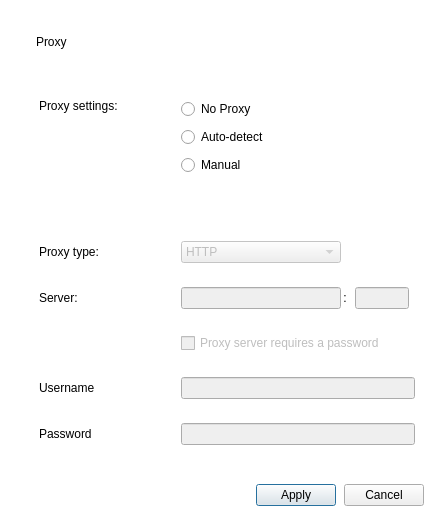
<?xml version="1.0" encoding="UTF-8"?>
<ui version="4.0">
 <class>ProxySettings</class>
 <widget class="QDialog" name="ProxySettings">
  <property name="windowModality">
   <enum>Qt::WindowModal</enum>
  </property>
  <property name="geometry">
   <rect>
    <x>0</x>
    <y>0</y>
    <width>448</width>
    <height>542</height>
   </rect>
  </property>
  <property name="sizePolicy">
   <sizepolicy hsizetype="Preferred" vsizetype="Preferred">
    <horstretch>0</horstretch>
    <verstretch>0</verstretch>
   </sizepolicy>
  </property>
  <property name="minimumSize">
   <size>
    <width>0</width>
    <height>0</height>
   </size>
  </property>
  <property name="maximumSize">
   <size>
    <width>16777215</width>
    <height>16777215</height>
   </size>
  </property>
  <property name="windowTitle">
   <string>Proxies</string>
  </property>
  <property name="styleSheet">
   <string notr="true">#ProxySettings
{
	background-color: #FFFFFF; /*colorToken.page-background*/
}

#gProxy
{
	border: none;
	margin-top: 0px;
}</string>
  </property>
  <layout class="QVBoxLayout" name="verticalLayout_2">
   <property name="spacing">
    <number>0</number>
   </property>
   <property name="sizeConstraint">
    <enum>QLayout::SetFixedSize</enum>
   </property>
   <property name="leftMargin">
    <number>24</number>
   </property>
   <property name="topMargin">
    <number>15</number>
   </property>
   <property name="rightMargin">
    <number>24</number>
   </property>
   <property name="bottomMargin">
    <number>24</number>
   </property>
   <item>
    <widget class="QWidget" name="wContent" native="true">
     <property name="minimumSize">
      <size>
       <width>400</width>
       <height>0</height>
      </size>
     </property>
     <property name="maximumSize">
      <size>
       <width>400</width>
       <height>16777215</height>
      </size>
     </property>
     <layout class="QVBoxLayout" name="verticalLayout_content">
      <property name="spacing">
       <number>24</number>
      </property>
      <property name="leftMargin">
       <number>0</number>
      </property>
      <property name="topMargin">
       <number>12</number>
      </property>
      <property name="rightMargin">
       <number>0</number>
      </property>
      <property name="bottomMargin">
       <number>0</number>
      </property>
      <item>
       <widget class="QLabel" name="label">
        <property name="minimumSize">
         <size>
          <width>0</width>
          <height>30</height>
         </size>
        </property>
        <property name="maximumSize">
         <size>
          <width>16777215</width>
          <height>30</height>
         </size>
        </property>
        <property name="text">
         <string>Proxy</string>
        </property>
        <property name="alignment">
         <set>Qt::AlignLeading|Qt::AlignLeft|Qt::AlignVCenter</set>
        </property>
        <property name="indent">
         <number>12</number>
        </property>
        <property name="font-size" stdset="0">
         <string notr="true">subtitle</string>
        </property>
        <property name="semibold" stdset="0">
         <bool>true</bool>
        </property>
       </widget>
      </item>
      <item>
       <widget class="QGroupBox" name="gProxy">
        <property name="sizePolicy">
         <sizepolicy hsizetype="Preferred" vsizetype="Fixed">
          <horstretch>0</horstretch>
          <verstretch>0</verstretch>
         </sizepolicy>
        </property>
        <property name="title">
         <string/>
        </property>
        <property name="flat">
         <bool>true</bool>
        </property>
        <property name="type" stdset="0">
         <string notr="true">mega</string>
        </property>
        <layout class="QVBoxLayout" name="gProxyLayout">
         <property name="spacing">
          <number>24</number>
         </property>
         <property name="leftMargin">
          <number>12</number>
         </property>
         <property name="topMargin">
          <number>12</number>
         </property>
         <property name="rightMargin">
          <number>12</number>
         </property>
         <property name="bottomMargin">
          <number>12</number>
         </property>
         <item>
          <layout class="QHBoxLayout" name="hProxySettingsRow">
           <property name="spacing">
            <number>0</number>
           </property>
           <property name="leftMargin">
            <number>0</number>
           </property>
           <property name="topMargin">
            <number>0</number>
           </property>
           <property name="rightMargin">
            <number>0</number>
           </property>
           <property name="bottomMargin">
            <number>0</number>
           </property>
           <item>
            <widget class="QLabel" name="lProxySettings2">
             <property name="minimumSize">
              <size>
               <width>142</width>
               <height>0</height>
              </size>
             </property>
             <property name="maximumSize">
              <size>
               <width>142</width>
               <height>16777215</height>
              </size>
             </property>
             <property name="text">
              <string>Proxy settings:</string>
             </property>
             <property name="alignment">
              <set>Qt::AlignLeading|Qt::AlignLeft|Qt::AlignTop</set>
             </property>
             <property name="margin">
              <number>0</number>
             </property>
            </widget>
           </item>
           <item>
            <layout class="QVBoxLayout" name="verticalLayout">
             <property name="spacing">
              <number>8</number>
             </property>
             <property name="leftMargin">
              <number>0</number>
             </property>
             <property name="topMargin">
              <number>0</number>
             </property>
             <property name="rightMargin">
              <number>0</number>
             </property>
             <property name="bottomMargin">
              <number>0</number>
             </property>
             <item>
              <widget class="QRadioButton" name="rNoProxy">
               <property name="minimumSize">
                <size>
                 <width>0</width>
                 <height>20</height>
                </size>
               </property>
               <property name="maximumSize">
                <size>
                 <width>16777215</width>
                 <height>20</height>
                </size>
               </property>
               <property name="cursor">
                <cursorShape>PointingHandCursor</cursorShape>
               </property>
               <property name="focusPolicy">
                <enum>Qt::StrongFocus</enum>
               </property>
               <property name="text">
                <string>No Proxy</string>
               </property>
              </widget>
             </item>
             <item>
              <widget class="QRadioButton" name="rProxyAuto">
               <property name="minimumSize">
                <size>
                 <width>0</width>
                 <height>20</height>
                </size>
               </property>
               <property name="maximumSize">
                <size>
                 <width>16777215</width>
                 <height>20</height>
                </size>
               </property>
               <property name="cursor">
                <cursorShape>PointingHandCursor</cursorShape>
               </property>
               <property name="focusPolicy">
                <enum>Qt::StrongFocus</enum>
               </property>
               <property name="text">
                <string>Auto-detect</string>
               </property>
              </widget>
             </item>
             <item>
              <widget class="QRadioButton" name="rProxyManual">
               <property name="minimumSize">
                <size>
                 <width>0</width>
                 <height>20</height>
                </size>
               </property>
               <property name="maximumSize">
                <size>
                 <width>16777215</width>
                 <height>20</height>
                </size>
               </property>
               <property name="cursor">
                <cursorShape>PointingHandCursor</cursorShape>
               </property>
               <property name="focusPolicy">
                <enum>Qt::StrongFocus</enum>
               </property>
               <property name="styleSheet">
                <string notr="true"/>
               </property>
               <property name="text">
                <string>Manual</string>
               </property>
              </widget>
             </item>
            </layout>
           </item>
           <item>
            <spacer name="horizontalSpacer_proxy_settings">
             <property name="orientation">
              <enum>Qt::Horizontal</enum>
             </property>
             <property name="sizeHint" stdset="0">
              <size>
               <width>0</width>
               <height>0</height>
              </size>
             </property>
            </spacer>
           </item>
          </layout>
         </item>
         <item>
          <widget class="BannerWidget" name="wErrorBanner" native="true">
           <property name="styleSheet">
            <string notr="true">border-radius: 8;</string>
           </property>
           <layout class="QHBoxLayout" name="horizontalLayout_2">
            <property name="spacing">
             <number>8</number>
            </property>
           </layout>
          </widget>
         </item>
         <item>
          <layout class="QHBoxLayout" name="hProxyTypeRow">
           <property name="spacing">
            <number>0</number>
           </property>
           <property name="leftMargin">
            <number>0</number>
           </property>
           <property name="topMargin">
            <number>0</number>
           </property>
           <property name="rightMargin">
            <number>0</number>
           </property>
           <property name="bottomMargin">
            <number>0</number>
           </property>
           <item>
            <widget class="QLabel" name="lProxyType">
             <property name="minimumSize">
              <size>
               <width>142</width>
               <height>0</height>
              </size>
             </property>
             <property name="maximumSize">
              <size>
               <width>142</width>
               <height>16777215</height>
              </size>
             </property>
             <property name="text">
              <string>Proxy type:</string>
             </property>
             <property name="alignment">
              <set>Qt::AlignLeading|Qt::AlignLeft|Qt::AlignVCenter</set>
             </property>
            </widget>
           </item>
           <item>
            <widget class="QComboBox" name="cProxyType">
             <property name="enabled">
              <bool>false</bool>
             </property>
             <property name="sizePolicy">
              <sizepolicy hsizetype="Preferred" vsizetype="Fixed">
               <horstretch>0</horstretch>
               <verstretch>0</verstretch>
              </sizepolicy>
             </property>
             <property name="minimumSize">
              <size>
               <width>160</width>
               <height>0</height>
              </size>
             </property>
             <property name="maximumSize">
              <size>
               <width>160</width>
               <height>16777215</height>
              </size>
             </property>
             <property name="cursor">
              <cursorShape>PointingHandCursor</cursorShape>
             </property>
             <property name="type" stdset="0">
              <string notr="true">mega</string>
             </property>
             <item>
              <property name="text">
               <string notr="true">HTTP</string>
              </property>
             </item>
             <item>
              <property name="text">
               <string notr="true">SOCKS5H</string>
              </property>
             </item>
            </widget>
           </item>
           <item>
            <spacer name="horizontalSpacer_proxy_type">
             <property name="orientation">
              <enum>Qt::Horizontal</enum>
             </property>
             <property name="sizeHint" stdset="0">
              <size>
               <width>0</width>
               <height>0</height>
              </size>
             </property>
            </spacer>
           </item>
          </layout>
         </item>
         <item>
          <layout class="QHBoxLayout" name="hProxyServerRow">
           <property name="spacing">
            <number>0</number>
           </property>
           <property name="leftMargin">
            <number>0</number>
           </property>
           <property name="topMargin">
            <number>0</number>
           </property>
           <property name="rightMargin">
            <number>0</number>
           </property>
           <property name="bottomMargin">
            <number>0</number>
           </property>
           <item>
            <widget class="QLabel" name="lProxyServer">
             <property name="minimumSize">
              <size>
               <width>142</width>
               <height>0</height>
              </size>
             </property>
             <property name="maximumSize">
              <size>
               <width>142</width>
               <height>16777215</height>
              </size>
             </property>
             <property name="text">
              <string>Server:</string>
             </property>
             <property name="alignment">
              <set>Qt::AlignLeading|Qt::AlignLeft|Qt::AlignVCenter</set>
             </property>
            </widget>
           </item>
           <item>
            <layout class="QHBoxLayout" name="horizontalLayout">
             <property name="spacing">
              <number>8</number>
             </property>
             <property name="leftMargin">
              <number>0</number>
             </property>
             <property name="topMargin">
              <number>0</number>
             </property>
             <property name="rightMargin">
              <number>0</number>
             </property>
             <property name="bottomMargin">
              <number>0</number>
             </property>
             <item>
              <widget class="QLineEdit" name="eProxyServer">
               <property name="enabled">
                <bool>false</bool>
               </property>
               <property name="minimumSize">
                <size>
                 <width>160</width>
                 <height>0</height>
                </size>
               </property>
               <property name="maximumSize">
                <size>
                 <width>160</width>
                 <height>16777215</height>
                </size>
               </property>
               <property name="inputMethodHints">
                <set>Qt::ImhUrlCharactersOnly</set>
               </property>
               <property name="text">
                <string notr="true"/>
               </property>
               <property name="type" stdset="0">
                <string notr="true">mega</string>
               </property>
              </widget>
             </item>
             <item>
              <widget class="QLabel" name="lProxyPortSeparator">
               <property name="text">
                <string notr="true">:</string>
               </property>
               <property name="alignment">
                <set>Qt::AlignCenter</set>
               </property>
              </widget>
             </item>
             <item>
              <widget class="QLineEdit" name="eProxyPort">
               <property name="enabled">
                <bool>false</bool>
               </property>
               <property name="sizePolicy">
                <sizepolicy hsizetype="Preferred" vsizetype="Fixed">
                 <horstretch>0</horstretch>
                 <verstretch>0</verstretch>
                </sizepolicy>
               </property>
               <property name="minimumSize">
                <size>
                 <width>54</width>
                 <height>0</height>
                </size>
               </property>
               <property name="maximumSize">
                <size>
                 <width>54</width>
                 <height>16777215</height>
                </size>
               </property>
               <property name="inputMethodHints">
                <set>Qt::ImhDigitsOnly</set>
               </property>
               <property name="text">
                <string notr="true"/>
               </property>
               <property name="alignment">
                <set>Qt::AlignLeading|Qt::AlignLeft|Qt::AlignVCenter</set>
               </property>
               <property name="type" stdset="0">
                <string notr="true">mega</string>
               </property>
              </widget>
             </item>
            </layout>
           </item>
           <item>
            <spacer name="horizontalSpacer_server">
             <property name="orientation">
              <enum>Qt::Horizontal</enum>
             </property>
             <property name="sizeHint" stdset="0">
              <size>
               <width>0</width>
               <height>0</height>
              </size>
             </property>
            </spacer>
           </item>
          </layout>
         </item>
         <item>
          <layout class="QHBoxLayout" name="hProxyPasswordToggleRow">
           <property name="spacing">
            <number>0</number>
           </property>
           <property name="leftMargin">
            <number>0</number>
           </property>
           <property name="topMargin">
            <number>0</number>
           </property>
           <property name="rightMargin">
            <number>0</number>
           </property>
           <property name="bottomMargin">
            <number>0</number>
           </property>
           <item>
            <spacer name="horizontalSpacer_password_label">
             <property name="orientation">
              <enum>Qt::Horizontal</enum>
             </property>
             <property name="sizeType">
              <enum>QSizePolicy::Fixed</enum>
             </property>
             <property name="sizeHint" stdset="0">
              <size>
               <width>142</width>
               <height>0</height>
              </size>
             </property>
            </spacer>
           </item>
           <item>
            <widget class="QWidget" name="hProxyRequiresPasswordContainer_2" native="true">
             <layout class="QHBoxLayout" name="hProxyRequiresPasswordContainer">
              <property name="spacing">
               <number>0</number>
              </property>
              <property name="leftMargin">
               <number>0</number>
              </property>
              <property name="topMargin">
               <number>0</number>
              </property>
              <property name="rightMargin">
               <number>0</number>
              </property>
              <property name="bottomMargin">
               <number>0</number>
              </property>
              <item>
               <widget class="QCheckBox" name="cProxyRequiresPassword">
                <property name="enabled">
                 <bool>false</bool>
                </property>
                <property name="cursor">
                 <cursorShape>PointingHandCursor</cursorShape>
                </property>
                <property name="text">
                 <string>Proxy server requires a password</string>
                </property>
                <property name="type" stdset="0">
                 <string notr="true">mega</string>
                </property>
               </widget>
              </item>
             </layout>
            </widget>
           </item>
          </layout>
         </item>
         <item>
          <layout class="QHBoxLayout" name="hProxyUsernameRow">
           <property name="spacing">
            <number>0</number>
           </property>
           <property name="leftMargin">
            <number>0</number>
           </property>
           <property name="topMargin">
            <number>0</number>
           </property>
           <property name="rightMargin">
            <number>0</number>
           </property>
           <property name="bottomMargin">
            <number>0</number>
           </property>
           <item>
            <widget class="QLabel" name="lProxyUsername">
             <property name="minimumSize">
              <size>
               <width>142</width>
               <height>0</height>
              </size>
             </property>
             <property name="maximumSize">
              <size>
               <width>142</width>
               <height>16777215</height>
              </size>
             </property>
             <property name="text">
              <string>Username</string>
             </property>
             <property name="alignment">
              <set>Qt::AlignLeading|Qt::AlignLeft|Qt::AlignVCenter</set>
             </property>
            </widget>
           </item>
           <item>
            <widget class="QLineEdit" name="eProxyUsername">
             <property name="enabled">
              <bool>false</bool>
             </property>
             <property name="minimumSize">
              <size>
               <width>234</width>
               <height>0</height>
              </size>
             </property>
             <property name="maximumSize">
              <size>
               <width>234</width>
               <height>16777215</height>
              </size>
             </property>
             <property name="accessibleName">
              <string>Username</string>
             </property>
             <property name="text">
              <string notr="true"/>
             </property>
             <property name="type" stdset="0">
              <string notr="true">mega</string>
             </property>
            </widget>
           </item>
          </layout>
         </item>
         <item>
          <layout class="QHBoxLayout" name="hProxyPasswordRow">
           <property name="spacing">
            <number>0</number>
           </property>
           <property name="leftMargin">
            <number>0</number>
           </property>
           <property name="topMargin">
            <number>0</number>
           </property>
           <property name="rightMargin">
            <number>0</number>
           </property>
           <property name="bottomMargin">
            <number>0</number>
           </property>
           <item>
            <widget class="QLabel" name="lProxyPassword">
             <property name="minimumSize">
              <size>
               <width>142</width>
               <height>0</height>
              </size>
             </property>
             <property name="maximumSize">
              <size>
               <width>142</width>
               <height>16777215</height>
              </size>
             </property>
             <property name="text">
              <string>Password</string>
             </property>
             <property name="alignment">
              <set>Qt::AlignLeading|Qt::AlignLeft|Qt::AlignVCenter</set>
             </property>
            </widget>
           </item>
           <item>
            <widget class="PasswordLineEdit" name="eProxyPassword">
             <property name="enabled">
              <bool>false</bool>
             </property>
             <property name="minimumSize">
              <size>
               <width>234</width>
               <height>0</height>
              </size>
             </property>
             <property name="maximumSize">
              <size>
               <width>234</width>
               <height>16777215</height>
              </size>
             </property>
             <property name="accessibleName">
              <string>Password</string>
             </property>
             <property name="text">
              <string notr="true"/>
             </property>
             <property name="echoMode">
              <enum>QLineEdit::Password</enum>
             </property>
             <property name="type" stdset="0">
              <string notr="true">mega</string>
             </property>
            </widget>
           </item>
          </layout>
         </item>
        </layout>
       </widget>
      </item>
      <item>
       <widget class="QWidget" name="buttonBox" native="true">
        <property name="sizePolicy">
         <sizepolicy hsizetype="Preferred" vsizetype="Maximum">
          <horstretch>0</horstretch>
          <verstretch>0</verstretch>
         </sizepolicy>
        </property>
        <layout class="QHBoxLayout" name="buttonBoxLayout">
         <property name="spacing">
          <number>8</number>
         </property>
         <property name="leftMargin">
          <number>0</number>
         </property>
         <property name="topMargin">
          <number>0</number>
         </property>
         <property name="rightMargin">
          <number>0</number>
         </property>
         <property name="bottomMargin">
          <number>0</number>
         </property>
         <item>
          <spacer name="horizontalSpacer">
           <property name="orientation">
            <enum>Qt::Horizontal</enum>
           </property>
           <property name="sizeHint" stdset="0">
            <size>
             <width>40</width>
             <height>20</height>
            </size>
           </property>
          </spacer>
         </item>
         <item>
          <widget class="QPushButton" name="bUpdate">
           <property name="minimumSize">
            <size>
             <width>0</width>
             <height>0</height>
            </size>
           </property>
           <property name="maximumSize">
            <size>
             <width>16777215</width>
             <height>16777215</height>
            </size>
           </property>
           <property name="cursor">
            <cursorShape>PointingHandCursor</cursorShape>
           </property>
           <property name="text">
            <string>Apply</string>
           </property>
           <property name="default">
            <bool>true</bool>
           </property>
           <property name="type" stdset="0">
            <string notr="true">primary</string>
           </property>
           <property name="dimension" stdset="0">
            <string notr="true">medium</string>
           </property>
          </widget>
         </item>
         <item>
          <widget class="QPushButton" name="bCancel">
           <property name="minimumSize">
            <size>
             <width>0</width>
             <height>0</height>
            </size>
           </property>
           <property name="maximumSize">
            <size>
             <width>16777215</width>
             <height>16777215</height>
            </size>
           </property>
           <property name="cursor">
            <cursorShape>PointingHandCursor</cursorShape>
           </property>
           <property name="text">
            <string>Cancel</string>
           </property>
           <property name="type" stdset="0">
            <string notr="true">outline</string>
           </property>
           <property name="dimension" stdset="0">
            <string notr="true">medium</string>
           </property>
          </widget>
         </item>
        </layout>
       </widget>
      </item>
     </layout>
    </widget>
   </item>
  </layout>
 </widget>
 <customwidgets>
  <customwidget>
   <class>BannerWidget</class>
   <extends>QWidget</extends>
   <header>BannerWidget.h</header>
   <container>1</container>
  </customwidget>
  <customwidget>
   <class>PasswordLineEdit</class>
   <extends>QLineEdit</extends>
   <header>PasswordLineEdit.h</header>
  </customwidget>
 </customwidgets>
 <tabstops>
  <tabstop>rNoProxy</tabstop>
  <tabstop>rProxyAuto</tabstop>
  <tabstop>rProxyManual</tabstop>
  <tabstop>cProxyType</tabstop>
  <tabstop>cProxyRequiresPassword</tabstop>
  <tabstop>eProxyUsername</tabstop>
  <tabstop>eProxyPassword</tabstop>
  <tabstop>bUpdate</tabstop>
  <tabstop>bCancel</tabstop>
 </tabstops>
 <resources/>
 <connections/>
</ui>
